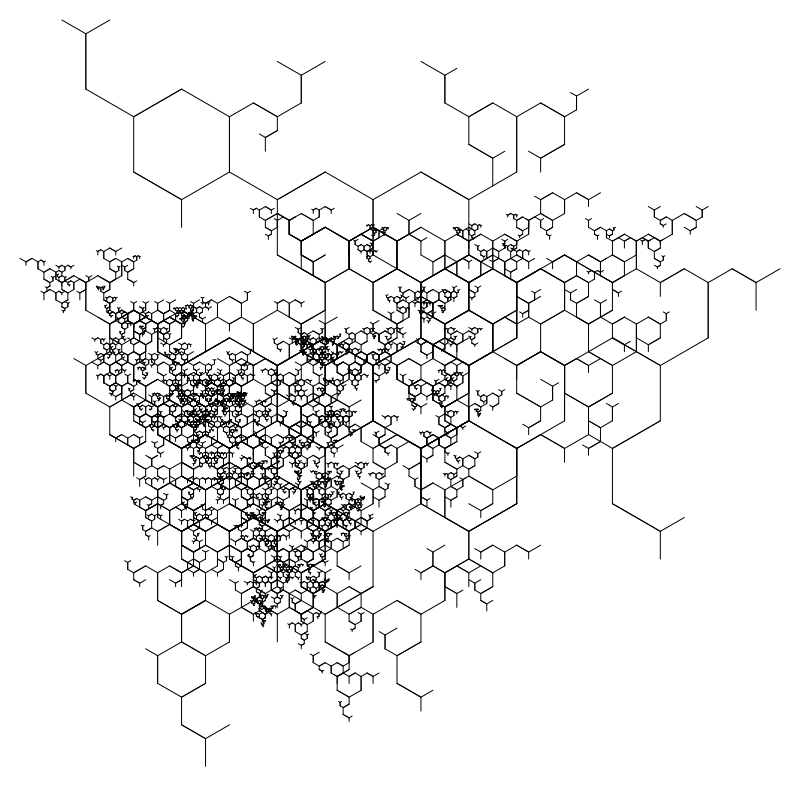

The Python source for this figure:
from svg_backend import SVGBackend
from turtle import Turtle
from grammar import Grammar
from turtle import ThickTurtle
from turtle import NarrowingTurtle

backend = SVGBackend()
turtle = Turtle(backend)

grammar = Grammar()

grammar.add_non_terminal('Forward Right', [
    lambda turtle: turtle.forward(1.0),
    lambda turtle: turtle.turn_right(60)
])
grammar.add_non_terminal('Forward Left', [
    lambda turtle: turtle.forward(1.0),
    lambda turtle: turtle.turn_left(60)
])

grammar.add_non_terminal('Root', [
    'Tree',
    lambda turtle: turtle.turn_left(120),
    'Tree',
    lambda turtle: turtle.turn_left(120),
    'Tree',
])

scale = 0.5
grammar.add_non_terminal('Scale', [
    lambda turtle: turtle.scale(scale),
])
grammar.add_non_terminal('Scale', [])

grammar.add_non_terminal('Tree', [
    lambda turtle: turtle.store(),
    'Forward Left',
    'Scale',
    'Forward Left',
    'Tree',
    lambda turtle: turtle.restore(),
    lambda turtle: turtle.store(),
    'Forward Right',
    'Scale',
    'Forward Right',
    'Tree',
    lambda turtle: turtle.restore(),
], 8)

#for i in range(0, 5):
backend = SVGBackend()
turtle = Turtle(backend)
grammar.expand('Root', turtle, 12)
backend.write('flower5.svg')
